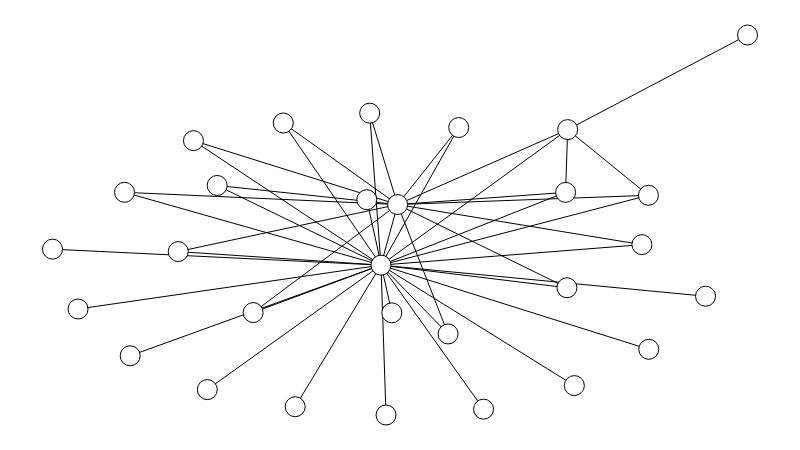

Write notebook code for a chart like this one.
### Code cell
g2.set_all_nodes('labpos', 'hover')
g2.move('kamada_kawai')
g2.draw()

### Figure 1 — Plotly figure (JSON) as saved in the notebook; plotly's stock layout.template omitted (floating-point values rounded to 4 significant figures; data arrays with more than 128 entries replaced by an {"elided": "..."} marker saying what was removed)
{"data": [{"hoverinfo": "none", "line": {"color": "rgb(0, 0, 0)", "dash": "solid", "width": 1}, "mode": "lines", "type": "scatter", "x": {"elided": "129 float values"}, "y": {"elided": "129 float values"}}, {"hoverinfo": "text", "marker": {"color": "rgb(255, 255, 255)", "line": {"color": "rgb(0, 0, 0)", "width": 1}, "size": 20, "symbol": "circle"}, "mode": "markers", "text": ["But It's Alright", "Psychotic Reaction", "Don't Let Me Be Misunderstood", "We Gotta Get Out Of This Place (US Version)", "House Of The Rising Sun", "Story Of Bo Diddley", "The Weight - Remastered", "Sunshine Of Your Love", "Bonnie And Clyde", "Blackbird - Remastered 2009", "Hey! Bo Diddley", "(I Can't Get No) Satisfaction - Mono Version / Remastered 2002", "Green Onions", "Down On The Corner", "Come Together - Remastered", "Green River", "Bad Moon Rising", "Cotton Fields", "Let's Twist Again", "I Saw Her Standing There - Remastered 2009", "Twist And Shout - Remastered 2009", "Witchcraft", "L'anamour", "Side O' The Road", "Fortunate Son", "Think", "Born On The Bayou", "Stray Cat Blues", "All Along the Watchtower"], "textfont": {"color": "rgb(0, 0, 0)"}, "textposition": "middle center", "type": "scatter", "x": [0.7402, 0.848, 1, 0.7382, 0.8574, 0.5845, 0.4564, 0.7413, 0.4522, 0.3321, 0.2028, 0.2369, 0.1036, 0.1809, 0.2887, 0.5692, 0.4965, 0, 0.03677, 0.1118, 0.2227, 0.3492, 0.4882, 0.4799, 0.6202, 0.7509, 0.8579, 0.9396, 0.4726], "y": [0.3348, 0.4484, 1, 0.5859, 0.5782, 0.7565, 0.7943, 0.751, 0.5666, 0.7683, 0.722, 0.6041, 0.586, 0.43, 0.2696, 0.2132, 0.5538, 0.4365, 0.2789, 0.1558, 0.0668, 0.02181, 0.2689, 0, 0.01535, 0.07743, 0.1729, 0.3126, 0.3944]}, {"hoverinfo": "none", "mode": "text", "text": [null, null, null, null, null, null, null, null, null, null, null, null, null, null, null, null, null, null, null, null, null, null, null, null, null, null, null, null, null, null, null, null, null, null, null, null, null, null, null, null, null, null, null], "textfont": {"color": "rgb(0, 0, 0)"}, "textposition": "middle center", "type": "scatter", "x": [0.612, 0.6046, 0.67, 0.6615, 0.8773, 0.6184, 0.6107, 0.7254, 0.6775, 0.6687, 0.7903, 0.5517, 0.541, 0.4902, 0.4788, 0.6247, 0.6154, 0.4842, 0.4226, 0.4142, 0.354, 0.3457, 0.3683, 0.3611, 0.3007, 0.292, 0.3357, 0.3277, 0.384, 0.3756, 0.5195, 0.5106, 0.4984, 0.237, 0.2526, 0.2873, 0.3393, 0.3986, 0.4619, 0.5347, 0.6041, 0.661, 0.7047], "y": [0.4208, 0.3386, 0.4752, 0.3952, 0.8523, 0.5436, 0.4657, 0.6693, 0.5398, 0.4609, 0.6443, 0.6388, 0.5625, 0.6817, 0.5963, 0.6284, 0.5515, 0.4234, 0.6824, 0.5962, 0.6629, 0.58, 0.605, 0.5228, 0.5961, 0.5155, 0.5176, 0.4384, 0.4327, 0.3566, 0.374, 0.2855, 0.4671, 0.4416, 0.3626, 0.2998, 0.2519, 0.2217, 0.1963, 0.1896, 0.2136, 0.2586, 0.3273]}, {"hoverinfo": "none", "marker": {"color": "rgba(255, 255, 255, 0)", "line": {"color": "rgba(255, 255, 255, 0)", "width": 0}, "size": 0, "symbol": "circle"}, "mode": "markers", "type": "scatter", "x": [0.5, 0, 1, 0.5], "y": [0, 0.5, 0.5, 1]}, {"hoverinfo": "none", "mode": "text", "text": [], "textfont": {"color": "rgb(255, 255, 255)"}, "textposition": "middle center", "type": "scatter", "x": [], "y": []}, {"hoverinfo": "none", "mode": "text", "text": [null, null, null, null, null, null, null, null, null, null, null, null, null, null, null, null, null, null, null, null, null, null, null, null, null, null, null, null, null], "textfont": {"color": "rgb(0, 0, 0)"}, "textposition": "middle center", "type": "scatter", "x": [0.7402, 0.848, 1, 0.7382, 0.8574, 0.5845, 0.4564, 0.7413, 0.4522, 0.3321, 0.2028, 0.2369, 0.1036, 0.1809, 0.2887, 0.5692, 0.4965, 0, 0.03677, 0.1118, 0.2227, 0.3492, 0.4882, 0.4799, 0.6202, 0.7509, 0.8579, 0.9396, 0.4726], "y": [0.3348, 0.4484, 1, 0.5859, 0.5782, 0.7565, 0.7943, 0.751, 0.5666, 0.7683, 0.722, 0.6041, 0.586, 0.43, 0.2696, 0.2132, 0.5538, 0.4365, 0.2789, 0.1558, 0.0668, 0.02181, 0.2689, 0, 0.01535, 0.07743, 0.1729, 0.3126, 0.3944]}], "layout": {"height": 450, "margin": {"b": 0, "l": 0, "r": 0, "t": 0}, "plot_bgcolor": "rgb(255, 255, 255)", "showlegend": false, "width": 800, "xaxis": {"showgrid": false, "showticklabels": false, "zeroline": false}, "yaxis": {"showgrid": false, "showticklabels": false, "zeroline": false}}}
